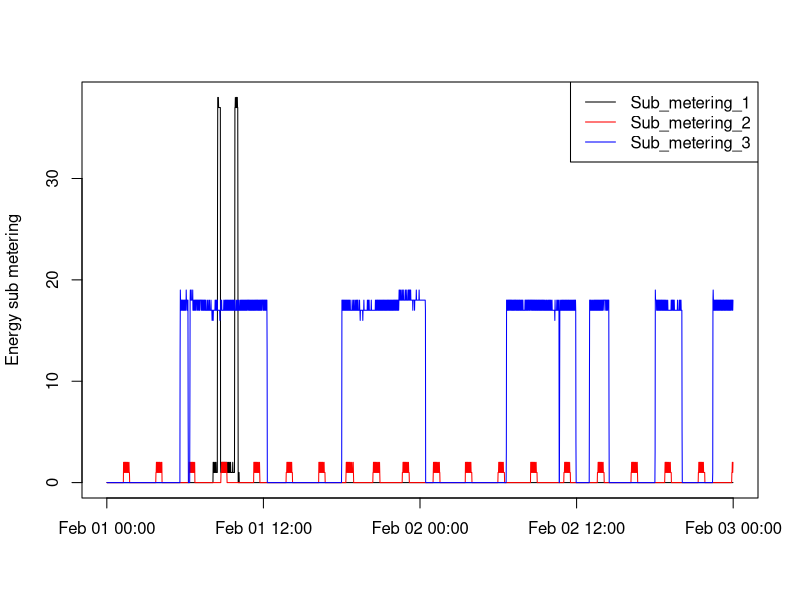

Reproduce this figure in R.
xdata  <- read.table("xdata.txt",sep=",",header=TRUE)

png(filename="plot3.png",width=480,height=480,units="px",bg="transparent")
with(xdata,plot(as.POSIXlt(time_type),as.numeric(as.character(xdata$Sub_metering_1)),"l",col="black",ylab="",xlab=""))
with(xdata,lines(as.POSIXlt(time_type),as.numeric(as.character(xdata$Sub_metering_2)),col="red"))
with(xdata,lines(as.POSIXlt(time_type),as.numeric(as.character(xdata$Sub_metering_3)),col="blue"))
title(main=NULL,sub=NULL,xlab=NULL,ylab="Energy sub metering")
legend("topright",lty=1,col=c("black","red","blue"),legend=c("Sub_metering_1","Sub_metering_2","Sub_metering_3"))
dev.off()